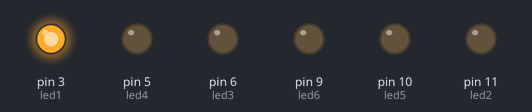
A sketch run on a simulated Arduino Uno, built with avr-gcc and run on an emulated ATmega328P. On the bench: output pins drawn as LEDs (lit = HIGH).

Above: at 0.1 s.
At 0.5 s:
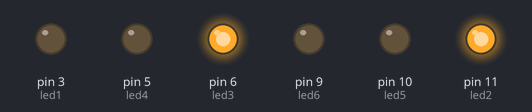
At 0.7 s:
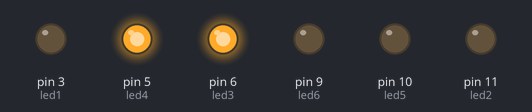
At 1.3 s:
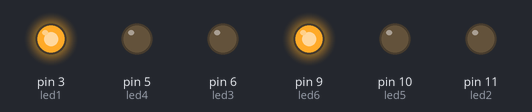
At 2.1 s:
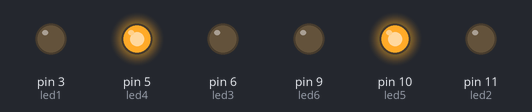
At 2.7 s:
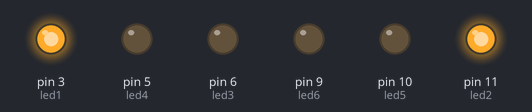
Timing chart, 0 to 3.0 s (numbered marks = the images above):
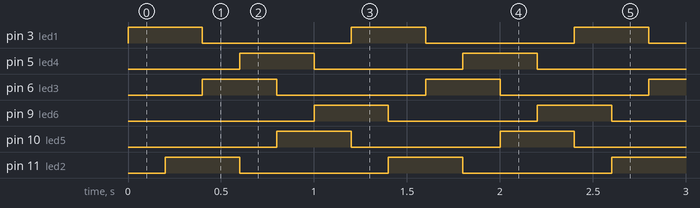

Measured:
- by itself, pin 3 (led1), pin 5 (led4), pin 6 (led3), pin 9 (led6), pin 10 (led5), pin 11 (led2): alternates HIGH for 0.40 s and LOW for 0.80 s
- by itself, everything shown: repeats every 1.2 s, in 6 steps

The sketch:

sketch_jan08a.ino
```cpp
int led1 = 3;
int led2 = 11;
int led3 = 6;
int led4 = 5;
int led5 = 10;
int led6 = 9;

int potpin = A0;
int potval;


void setup() {
pinMode(led1, INPUT);
pinMode(led1, OUTPUT);
pinMode(led2, OUTPUT);
pinMode(led3, OUTPUT);
pinMode(led4, OUTPUT);
pinMode(led5, OUTPUT);
pinMode(led6, OUTPUT);
}

void loop() {
  potval =200;

  digitalWrite(led5, LOW);
  digitalWrite(led1, HIGH);
  delay(potval);
  digitalWrite(led6, LOW);
  digitalWrite(led2, HIGH);
  delay(potval);
  digitalWrite(led1, LOW);
  digitalWrite(led3, HIGH);
  delay(potval);
  digitalWrite(led2, LOW);
  digitalWrite(led4, HIGH);
  delay(potval);
  digitalWrite(led3, LOW);
  digitalWrite(led5, HIGH);
  delay(potval);
  digitalWrite(led4, LOW);
  digitalWrite(led6, HIGH);
  delay(potval);
}
```
